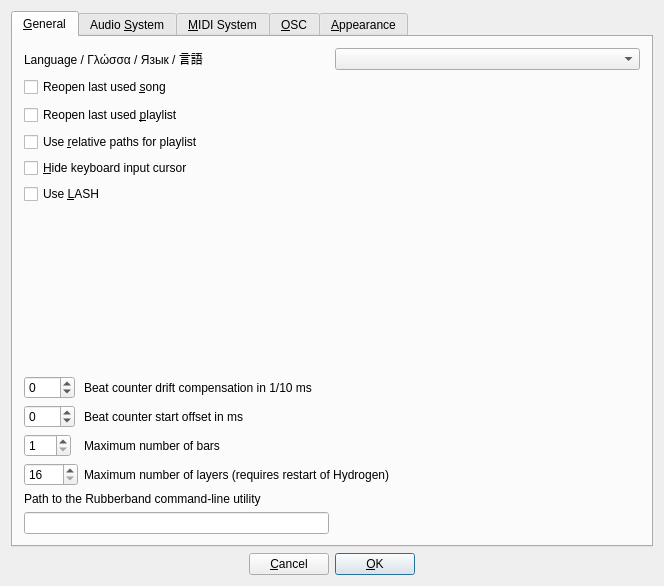
<?xml version="1.0" encoding="UTF-8"?>
<ui version="4.0">
 <class>PreferencesDialog_UI</class>
 <widget class="QDialog" name="PreferencesDialog_UI">
  <property name="geometry">
   <rect>
    <x>0</x>
    <y>0</y>
    <width>664</width>
    <height>586</height>
   </rect>
  </property>
  <layout class="QVBoxLayout" name="verticalLayout_4">
   <item>
    <widget class="QTabWidget" name="PreferencesTabs">
     <property name="sizePolicy">
      <sizepolicy hsizetype="Expanding" vsizetype="Expanding">
       <horstretch>0</horstretch>
       <verstretch>0</verstretch>
      </sizepolicy>
     </property>
     <property name="toolTip">
      <string/>
     </property>
     <property name="locale">
      <locale language="German" country="Germany"/>
     </property>
     <property name="tabShape">
      <enum>QTabWidget::Rounded</enum>
     </property>
     <property name="currentIndex">
      <number>0</number>
     </property>
     <widget class="QWidget" name="GeneralTab">
      <attribute name="title">
       <string>&amp;General</string>
      </attribute>
      <layout class="QVBoxLayout" name="verticalLayout_3">
       <item>
        <layout class="QHBoxLayout" name="languageHorizontalLayout">
         <item>
          <widget class="QLabel" name="languageLabel">
           <property name="text">
            <string>Language / Γλώσσα / Язык / 言語</string>
           </property>
          </widget>
         </item>
         <item>
          <widget class="QComboBox" name="languageComboBox"/>
         </item>
        </layout>
       </item>
       <item>
        <widget class="QCheckBox" name="restoreLastUsedSongCheckbox">
         <property name="minimumSize">
          <size>
           <width>0</width>
           <height>22</height>
          </size>
         </property>
         <property name="text">
          <string>Reopen last used &amp;song</string>
         </property>
         <property name="shortcut">
          <string>Alt+R</string>
         </property>
        </widget>
       </item>
       <item>
        <widget class="QCheckBox" name="restoreLastUsedPlaylistCheckbox">
         <property name="minimumSize">
          <size>
           <width>0</width>
           <height>22</height>
          </size>
         </property>
         <property name="text">
          <string>Reopen last used &amp;playlist</string>
         </property>
         <property name="shortcut">
          <string>Alt+R</string>
         </property>
        </widget>
       </item>
       <item>
        <widget class="QCheckBox" name="useRelativePlaylistPathsCheckbox">
         <property name="text">
          <string>Use &amp;relative paths for playlist</string>
         </property>
        </widget>
       </item>
       <item>
        <widget class="QCheckBox" name="hideKeyboardCursor">
         <property name="text">
          <string>&amp;Hide keyboard input cursor</string>
         </property>
        </widget>
       </item>
       <item>
        <widget class="QCheckBox" name="useLashCheckbox">
         <property name="text">
          <string>Use &amp;LASH</string>
         </property>
        </widget>
       </item>
       <item>
        <spacer name="verticalSpacer_3">
         <property name="orientation">
          <enum>Qt::Vertical</enum>
         </property>
         <property name="sizeHint" stdset="0">
          <size>
           <width>20</width>
           <height>114</height>
          </size>
         </property>
        </spacer>
       </item>
       <item>
        <layout class="QFormLayout" name="formLayout">
         <item row="0" column="0">
          <widget class="QSpinBox" name="sBcountOffset">
           <property name="toolTip">
            <string>first step, adjust timing mismatch between controller/keyboard trigger latency and computed bpm</string>
           </property>
           <property name="minimum">
            <number>-200</number>
           </property>
           <property name="maximum">
            <number>200</number>
           </property>
          </widget>
         </item>
         <item row="0" column="1">
          <widget class="QLabel" name="bClabel_2">
           <property name="text">
            <string>Beat counter drift compensation in 1/10 ms   </string>
           </property>
          </widget>
         </item>
         <item row="1" column="0">
          <widget class="QSpinBox" name="sBstartOffset">
           <property name="toolTip">
            <string>second step, adjust offset between last controller/keyboard trigger and the deferred sequencer startup </string>
           </property>
           <property name="minimum">
            <number>-500</number>
           </property>
           <property name="maximum">
            <number>500</number>
           </property>
          </widget>
         </item>
         <item row="1" column="1">
          <widget class="QLabel" name="label">
           <property name="text">
            <string>Beat counter start offset in ms    </string>
           </property>
          </widget>
         </item>
         <item row="2" column="0">
          <widget class="QSpinBox" name="sBmaxBars">
           <property name="toolTip">
            <string>second step, adjust offset between last controller/keyboard trigger and the deferred sequencer startup </string>
           </property>
           <property name="minimum">
            <number>1</number>
           </property>
           <property name="maximum">
            <number>800</number>
           </property>
          </widget>
         </item>
         <item row="3" column="0">
          <widget class="QSpinBox" name="sBmaxLayers">
           <property name="toolTip">
            <string>Maximum number of instrument layers</string>
           </property>
           <property name="minimum">
            <number>16</number>
           </property>
           <property name="maximum">
            <number>8192</number>
           </property>
          </widget>
         </item>
         <item row="3" column="1">
          <widget class="QLabel" name="lblMaxLayers">
           <property name="text">
            <string>Maximum number of layers (requires restart of Hydrogen)</string>
           </property>
          </widget>
         </item>
         <item row="2" column="1">
          <widget class="QLabel" name="label_3">
           <property name="text">
            <string>Maximum number of bars</string>
           </property>
          </widget>
         </item>
        </layout>
       </item>
       <item>
        <layout class="QGridLayout" name="gridLayout">
         <item row="0" column="0" colspan="2">
          <widget class="QLabel" name="pathToRubberbandExLable">
           <property name="text">
            <string>Path to the Rubberband command-line utility</string>
           </property>
          </widget>
         </item>
         <item row="1" column="1">
          <spacer name="horizontalSpacer">
           <property name="orientation">
            <enum>Qt::Horizontal</enum>
           </property>
           <property name="sizeHint" stdset="0">
            <size>
             <width>40</width>
             <height>20</height>
            </size>
           </property>
          </spacer>
         </item>
         <item row="1" column="0">
          <widget class="QLineEdit" name="rubberbandLineEdit">
           <property name="minimumSize">
            <size>
             <width>181</width>
             <height>0</height>
            </size>
           </property>
          </widget>
         </item>
        </layout>
       </item>
      </layout>
     </widget>
     <widget class="QWidget" name="AudioSystemTab">
      <attribute name="title">
       <string>Audio &amp;System</string>
      </attribute>
      <layout class="QHBoxLayout" name="horizontalLayout_7">
       <item>
        <layout class="QVBoxLayout" name="verticalLayout">
         <item>
          <layout class="QHBoxLayout" name="horizontalLayout"/>
         </item>
         <item>
          <layout class="QGridLayout">
           <item row="7" column="1">
            <widget class="QComboBox" name="trackOutputComboBox">
             <property name="currentIndex">
              <number>0</number>
             </property>
             <item>
              <property name="text">
               <string>Post-Fader</string>
              </property>
             </item>
             <item>
              <property name="text">
               <string>Pre-Fader</string>
              </property>
             </item>
            </widget>
           </item>
           <item row="4" column="1">
            <widget class="QLineEdit" name="m_pAudioDeviceTxt">
             <property name="sizePolicy">
              <sizepolicy hsizetype="Minimum" vsizetype="Fixed">
               <horstretch>0</horstretch>
               <verstretch>0</verstretch>
              </sizepolicy>
             </property>
            </widget>
           </item>
           <item row="6" column="0">
            <widget class="QLabel" name="sampleRateLbl">
             <property name="minimumSize">
              <size>
               <width>0</width>
               <height>22</height>
              </size>
             </property>
             <property name="text">
              <string>Sample rate</string>
             </property>
            </widget>
           </item>
           <item row="5" column="0">
            <widget class="QLabel" name="buffer_sizeLbl">
             <property name="minimumSize">
              <size>
               <width>0</width>
               <height>22</height>
              </size>
             </property>
             <property name="text">
              <string>Buffer size</string>
             </property>
            </widget>
           </item>
           <item row="7" column="0">
            <widget class="QLabel" name="trackOutputLbl">
             <property name="minimumSize">
              <size>
               <width>0</width>
               <height>22</height>
              </size>
             </property>
             <property name="text">
              <string>Track output</string>
             </property>
            </widget>
           </item>
           <item row="8" column="0">
            <widget class="QLabel" name="jackBBTSyncLbl">
             <property name="minimumSize">
              <size>
               <width>0</width>
               <height>22</height>
              </size>
             </property>
             <property name="toolTip">
              <string>Specifies the variable, which has to remain constant in order to guarantee a working synchronization and relocation in the presence of another Jack timebase master.</string>
             </property>
             <property name="text">
              <string>BBT sync method</string>
             </property>
            </widget>
           </item>
           <item row="8" column="1">
            <widget class="QComboBox" name="jackBBTSyncComboBox">
             <property name="minimumSize">
              <size>
               <width>0</width>
               <height>22</height>
              </size>
             </property>
             <property name="toolTip">
              <string>Specifies the variable, which has to remain constant in order to guarantee a working synchronization and relocation in the presence of another Jack timebase master.</string>
             </property>
             <item>
              <property name="text">
               <string>constant measure</string>
              </property>
             </item>
             <item>
              <property name="text">
               <string>matching bars</string>
              </property>
             </item>
            </widget>
           </item>
           <item row="4" column="0">
            <widget class="QLabel" name="audioDeviceLbl">
             <property name="text">
              <string>Device</string>
             </property>
            </widget>
           </item>
           <item row="5" column="1">
            <widget class="QSpinBox" name="bufferSizeSpinBox">
             <property name="minimumSize">
              <size>
               <width>0</width>
               <height>22</height>
              </size>
             </property>
             <property name="minimum">
              <number>100</number>
             </property>
             <property name="maximum">
              <number>5000</number>
             </property>
             <property name="singleStep">
              <number>100</number>
             </property>
             <property name="value">
              <number>1024</number>
             </property>
            </widget>
           </item>
           <item row="6" column="1">
            <widget class="QComboBox" name="sampleRateComboBox">
             <property name="currentIndex">
              <number>0</number>
             </property>
             <item>
              <property name="text">
               <string>44100</string>
              </property>
             </item>
             <item>
              <property name="text">
               <string>48000</string>
              </property>
             </item>
             <item>
              <property name="text">
               <string>88200</string>
              </property>
             </item>
             <item>
              <property name="text">
               <string>96000</string>
              </property>
             </item>
            </widget>
           </item>
           <item row="3" column="1">
            <widget class="QComboBox" name="driverComboBox"/>
           </item>
           <item row="3" column="0">
            <widget class="QLabel" name="label_6">
             <property name="text">
              <string>Audio System</string>
             </property>
            </widget>
           </item>
          </layout>
         </item>
         <item>
          <layout class="QVBoxLayout">
           <property name="spacing">
            <number>6</number>
           </property>
           <item>
            <widget class="QCheckBox" name="connectDefaultsCheckBox">
             <property name="text">
              <string>Connect to &amp;default JACK output ports</string>
             </property>
             <property name="shortcut">
              <string>Alt+D</string>
             </property>
            </widget>
           </item>
           <item>
            <widget class="QCheckBox" name="trackOutsCheckBox">
             <property name="text">
              <string>Create &amp;per-instrument JACK output ports</string>
             </property>
             <property name="shortcut">
              <string>Alt+D</string>
             </property>
            </widget>
           </item>
           <item>
            <widget class="QCheckBox" name="enableTimebaseCheckBox">
             <property name="text">
              <string>Enable JACK &amp;timebase master support</string>
             </property>
            </widget>
           </item>
          </layout>
         </item>
         <item>
          <widget class="QPushButton" name="restartDriverBtn">
           <property name="text">
            <string>Apply and restart output</string>
           </property>
          </widget>
         </item>
         <item>
          <spacer name="verticalSpacer">
           <property name="orientation">
            <enum>Qt::Vertical</enum>
           </property>
           <property name="sizeHint" stdset="0">
            <size>
             <width>331</width>
             <height>13</height>
            </size>
           </property>
          </spacer>
         </item>
         <item>
          <layout class="QGridLayout">
           <item row="0" column="1">
            <widget class="QSpinBox" name="maxVoicesTxt">
             <property name="minimumSize">
              <size>
               <width>0</width>
               <height>22</height>
              </size>
             </property>
             <property name="minimum">
              <number>1</number>
             </property>
             <property name="maximum">
              <number>512</number>
             </property>
            </widget>
           </item>
           <item row="1" column="1">
            <widget class="QSpinBox" name="metronomeVolumeSpinBox">
             <property name="enabled">
              <bool>false</bool>
             </property>
             <property name="minimumSize">
              <size>
               <width>0</width>
               <height>22</height>
              </size>
             </property>
             <property name="minimum">
              <number>1</number>
             </property>
             <property name="maximum">
              <number>100</number>
             </property>
            </widget>
           </item>
           <item row="1" column="0">
            <widget class="QLabel" name="TextLabel1_4">
             <property name="minimumSize">
              <size>
               <width>0</width>
               <height>22</height>
              </size>
             </property>
             <property name="text">
              <string>Metronome volume</string>
             </property>
            </widget>
           </item>
           <item row="0" column="0">
            <widget class="QLabel" name="textLabel3_3">
             <property name="text">
              <string>Polyphony</string>
             </property>
            </widget>
           </item>
          </layout>
         </item>
         <item>
          <layout class="QHBoxLayout" name="horizontalLayout_3">
           <item>
            <widget class="QLabel" name="resapelingLbl">
             <property name="text">
              <string>Interpolate resampling</string>
             </property>
            </widget>
           </item>
           <item>
            <widget class="QComboBox" name="resampleComboBox">
             <item>
              <property name="text">
               <string>Linear</string>
              </property>
             </item>
             <item>
              <property name="text">
               <string>Cosine</string>
              </property>
             </item>
             <item>
              <property name="text">
               <string>Third</string>
              </property>
             </item>
             <item>
              <property name="text">
               <string>Cubic</string>
              </property>
             </item>
             <item>
              <property name="text">
               <string>Hermite</string>
              </property>
             </item>
            </widget>
           </item>
          </layout>
         </item>
         <item>
          <spacer name="verticalSpacer_2">
           <property name="orientation">
            <enum>Qt::Vertical</enum>
           </property>
           <property name="sizeHint" stdset="0">
            <size>
             <width>331</width>
             <height>13</height>
            </size>
           </property>
          </spacer>
         </item>
        </layout>
       </item>
       <item>
        <widget class="QGroupBox" name="groupBox">
         <property name="title">
          <string>Audio output details</string>
         </property>
         <layout class="QVBoxLayout">
          <item>
           <widget class="QLabel" name="driverInfoLbl">
            <property name="text">
             <string>###</string>
            </property>
            <property name="alignment">
             <set>Qt::AlignTop</set>
            </property>
            <property name="wordWrap">
             <bool>true</bool>
            </property>
           </widget>
          </item>
         </layout>
        </widget>
       </item>
      </layout>
     </widget>
     <widget class="QWidget" name="MIDISystemTab">
      <attribute name="title">
       <string>&amp;MIDI System</string>
      </attribute>
      <layout class="QVBoxLayout" name="verticalLayout_5">
       <item>
        <layout class="QVBoxLayout" name="verticalLayout_2">
         <item>
          <layout class="QHBoxLayout" name="horizontalLayout_2">
           <item>
            <widget class="QLabel" name="textLabel1_5">
             <property name="text">
              <string>MIDI driver</string>
             </property>
            </widget>
           </item>
           <item>
            <widget class="QComboBox" name="m_pMidiDriverComboBox"/>
           </item>
          </layout>
         </item>
         <item>
          <layout class="QHBoxLayout" name="horizontalLayout_6">
           <item>
            <widget class="QLabel" name="textLabel1_3_2">
             <property name="minimumSize">
              <size>
               <width>0</width>
               <height>22</height>
              </size>
             </property>
             <property name="text">
              <string>Input</string>
             </property>
            </widget>
           </item>
           <item>
            <widget class="QComboBox" name="midiPortComboBox"/>
           </item>
          </layout>
         </item>
         <item>
          <layout class="QHBoxLayout" name="horizontalLayout_10">
           <property name="topMargin">
            <number>0</number>
           </property>
           <property name="bottomMargin">
            <number>0</number>
           </property>
           <item>
            <widget class="QLabel" name="label_5">
             <property name="text">
              <string>Output</string>
             </property>
            </widget>
           </item>
           <item>
            <widget class="QComboBox" name="midiOutportComboBox"/>
           </item>
          </layout>
         </item>
         <item>
          <layout class="QHBoxLayout" name="horizontalLayout_5">
           <item>
            <widget class="QLabel" name="textLabel1_3">
             <property name="minimumSize">
              <size>
               <width>0</width>
               <height>22</height>
              </size>
             </property>
             <property name="text">
              <string>Channel</string>
             </property>
            </widget>
           </item>
           <item>
            <widget class="QComboBox" name="midiPortChannelComboBox">
             <property name="minimumSize">
              <size>
               <width>0</width>
               <height>22</height>
              </size>
             </property>
             <item>
              <property name="text">
               <string>All</string>
              </property>
             </item>
             <item>
              <property name="text">
               <string>1</string>
              </property>
             </item>
             <item>
              <property name="text">
               <string>2</string>
              </property>
             </item>
             <item>
              <property name="text">
               <string>3</string>
              </property>
             </item>
             <item>
              <property name="text">
               <string>4</string>
              </property>
             </item>
             <item>
              <property name="text">
               <string>5</string>
              </property>
             </item>
             <item>
              <property name="text">
               <string>6</string>
              </property>
             </item>
             <item>
              <property name="text">
               <string>7</string>
              </property>
             </item>
             <item>
              <property name="text">
               <string>8</string>
              </property>
             </item>
             <item>
              <property name="text">
               <string>9</string>
              </property>
             </item>
             <item>
              <property name="text">
               <string>10</string>
              </property>
             </item>
             <item>
              <property name="text">
               <string>11</string>
              </property>
             </item>
             <item>
              <property name="text">
               <string>12</string>
              </property>
             </item>
             <item>
              <property name="text">
               <string>13</string>
              </property>
             </item>
             <item>
              <property name="text">
               <string>14</string>
              </property>
             </item>
             <item>
              <property name="text">
               <string>15</string>
              </property>
             </item>
             <item>
              <property name="text">
               <string>16</string>
              </property>
             </item>
            </widget>
           </item>
          </layout>
         </item>
         <item>
          <layout class="QHBoxLayout" name="horizontalLayout_4">
           <item>
            <widget class="QCheckBox" name="m_pIgnoreNoteOffCheckBox">
             <property name="text">
              <string>&amp;Ignore note-off</string>
             </property>
            </widget>
           </item>
          </layout>
         </item>
         <item>
          <widget class="QCheckBox" name="m_pEnableMidiFeedbackCheckBox">
           <property name="text">
            <string>&amp;Enable MIDI feedback</string>
           </property>
          </widget>
         </item>
         <item>
          <widget class="QCheckBox" name="m_pDiscardMidiMsgCheckbox">
           <property name="text">
            <string>&amp;Discard MIDI messages after action has been triggered</string>
           </property>
          </widget>
         </item>
         <item>
          <layout class="QHBoxLayout" name="horizontalLayout_8">
           <item>
            <widget class="QCheckBox" name="m_pFixedMapping">
             <property name="text">
              <string>&amp;Use output note as input note</string>
             </property>
            </widget>
           </item>
          </layout>
         </item>
        </layout>
       </item>
       <item>
        <widget class="MidiTable" name="midiTable"/>
       </item>
      </layout>
     </widget>
     <widget class="QWidget" name="OSCTab">
      <attribute name="title">
       <string>&amp;OSC</string>
      </attribute>
      <widget class="QWidget" name="oscWidget">
       <property name="geometry">
        <rect>
         <x>10</x>
         <y>17</y>
         <width>531</width>
         <height>471</height>
        </rect>
       </property>
       <layout class="QVBoxLayout" name="verticalLayout_8">
        <item>
         <layout class="QVBoxLayout" name="verticalLayout_7">
          <item>
           <widget class="QCheckBox" name="enableOscCheckbox">
            <property name="minimumSize">
             <size>
              <width>0</width>
              <height>22</height>
             </size>
            </property>
            <property name="text">
             <string>&amp;Enable OSC support</string>
            </property>
           </widget>
          </item>
          <item>
           <widget class="QCheckBox" name="enableOscFeedbackCheckbox">
            <property name="minimumSize">
             <size>
              <width>0</width>
              <height>22</height>
             </size>
            </property>
            <property name="text">
             <string>Enable OSC &amp;feedback</string>
            </property>
           </widget>
          </item>
          <item>
           <layout class="QGridLayout" name="gridLayout_4">
            <property name="verticalSpacing">
             <number>0</number>
            </property>
            <item row="0" column="0">
             <widget class="QLabel" name="incomingOscPortLabel">
              <property name="text">
               <string>Incoming port</string>
              </property>
             </widget>
            </item>
            <item row="0" column="3">
             <widget class="QSpinBox" name="incomingOscPortSpinBox">
              <property name="toolTip">
               <string>&lt;html&gt;&lt;head/&gt;&lt;body&gt;&lt;p&gt;Port which will be used to receive incoming OSC messages&lt;/p&gt;&lt;/body&gt;&lt;/html&gt;</string>
              </property>
              <property name="maximum">
               <number>20000</number>
              </property>
              <property name="value">
               <number>9000</number>
              </property>
             </widget>
            </item>
            <item row="0" column="2">
             <spacer name="horizontalSpacer_2">
              <property name="orientation">
               <enum>Qt::Horizontal</enum>
              </property>
              <property name="sizeHint" stdset="0">
               <size>
                <width>40</width>
                <height>20</height>
               </size>
              </property>
             </spacer>
            </item>
           </layout>
          </item>
         </layout>
        </item>
        <item>
         <layout class="QVBoxLayout" name="verticalLayout_10">
          <item>
           <layout class="QHBoxLayout" name="horizontalLayout_9">
            <property name="spacing">
             <number>6</number>
            </property>
            <item>
             <layout class="QVBoxLayout" name="verticalLayout_9">
              <item>
               <layout class="QGridLayout" name="gridLayout_3">
                <item row="2" column="0">
                 <widget class="QLabel" name="oscTemporaryPortLabel">
                  <property name="enabled">
                   <bool>true</bool>
                  </property>
                  <property name="wordWrap">
                   <bool>true</bool>
                  </property>
                 </widget>
                </item>
                <item row="2" column="1">
                 <widget class="QLineEdit" name="oscTemporaryPort">
                  <property name="enabled">
                   <bool>false</bool>
                  </property>
                  <property name="sizePolicy">
                   <sizepolicy hsizetype="Minimum" vsizetype="Fixed">
                    <horstretch>0</horstretch>
                    <verstretch>0</verstretch>
                   </sizepolicy>
                  </property>
                  <property name="maximumSize">
                   <size>
                    <width>68</width>
                    <height>16777215</height>
                   </size>
                  </property>
                 </widget>
                </item>
               </layout>
              </item>
             </layout>
            </item>
           </layout>
          </item>
         </layout>
        </item>
        <item>
         <spacer name="verticalSpacer_5">
          <property name="orientation">
           <enum>Qt::Vertical</enum>
          </property>
          <property name="sizeHint" stdset="0">
           <size>
            <width>20</width>
            <height>40</height>
           </size>
          </property>
         </spacer>
        </item>
       </layout>
      </widget>
     </widget>
     <widget class="QWidget" name="AppearanceTab">
      <attribute name="title">
       <string>&amp;Appearance</string>
      </attribute>
      <layout class="QVBoxLayout" name="verticalLayout_6">
       <item>
        <layout class="QGridLayout">
         <item row="0" column="1">
          <widget class="QFontComboBox" name="applicationFontComboBox"/>
         </item>
         <item row="3" column="0">
          <widget class="QLabel" name="fontSizeLabel">
           <property name="text">
            <string>Font size</string>
           </property>
          </widget>
         </item>
         <item row="1" column="1">
          <widget class="QFontComboBox" name="level2FontComboBox"/>
         </item>
         <item row="0" column="0" alignment="Qt::AlignLeft">
          <widget class="QLabel" name="applicationFontLbl">
           <property name="minimumSize">
            <size>
             <width>0</width>
             <height>22</height>
            </size>
           </property>
           <property name="toolTip">
            <string>Font used for most of the GUI including menus, headings, and the grids of the Song and Pattern Editor.</string>
           </property>
           <property name="frameShape">
            <enum>QFrame::NoFrame</enum>
           </property>
           <property name="text">
            <string>Application font</string>
           </property>
           <property name="alignment">
            <set>Qt::AlignCenter</set>
           </property>
          </widget>
         </item>
         <item row="4" column="1">
          <widget class="QComboBox" name="styleComboBox"/>
         </item>
         <item row="2" column="1">
          <widget class="QFontComboBox" name="level3FontComboBox"/>
         </item>
         <item row="3" column="1">
          <widget class="QComboBox" name="fontSizeComboBox">
           <item>
            <property name="text">
             <string>Small</string>
            </property>
           </item>
           <item>
            <property name="text">
             <string>Normal</string>
            </property>
           </item>
           <item>
            <property name="text">
             <string>Large</string>
            </property>
           </item>
          </widget>
         </item>
         <item row="2" column="0">
          <widget class="QLabel" name="level3FontLabel">
           <property name="toolTip">
            <string>Font used for larger buttons.</string>
           </property>
           <property name="text">
            <string>Widget font</string>
           </property>
          </widget>
         </item>
         <item row="1" column="0">
          <widget class="QLabel" name="level2FontLabel">
           <property name="toolTip">
            <string>Font used within listings, like for the names of the available Pattern and Instruments.</string>
           </property>
           <property name="text">
            <string>Item font</string>
           </property>
          </widget>
         </item>
         <item row="4" column="0">
          <widget class="QLabel" name="textLabel1_4">
           <property name="text">
            <string>Style</string>
           </property>
          </widget>
         </item>
        </layout>
       </item>
       <item>
        <layout class="QGridLayout">
         <item row="1" column="0">
          <widget class="QLabel" name="textLabel1">
           <property name="minimumSize">
            <size>
             <width>0</width>
             <height>22</height>
            </size>
           </property>
           <property name="text">
            <string>Meters falloff speed</string>
           </property>
          </widget>
         </item>
         <item row="1" column="1">
          <widget class="QComboBox" name="mixerFalloffComboBox">
           <property name="minimumSize">
            <size>
             <width>0</width>
             <height>22</height>
            </size>
           </property>
           <item>
            <property name="text">
             <string>Slow</string>
            </property>
           </item>
           <item>
            <property name="text">
             <string>Normal</string>
            </property>
           </item>
           <item>
            <property name="text">
             <string>Fast</string>
            </property>
           </item>
          </widget>
         </item>
        </layout>
       </item>
       <item>
        <layout class="QGridLayout" name="_2">
         <item row="0" column="1">
          <widget class="QComboBox" name="uiLayoutComboBox">
           <property name="minimumSize">
            <size>
             <width>0</width>
             <height>22</height>
            </size>
           </property>
           <item>
            <property name="text">
             <string>Single pane</string>
            </property>
           </item>
           <item>
            <property name="text">
             <string>Tabbed</string>
            </property>
           </item>
          </widget>
         </item>
         <item row="0" column="0">
          <widget class="QLabel" name="mixerFontLbl_2">
           <property name="minimumSize">
            <size>
             <width>0</width>
             <height>22</height>
            </size>
           </property>
           <property name="frameShape">
            <enum>QFrame::Box</enum>
           </property>
           <property name="lineWidth">
            <number>0</number>
           </property>
           <property name="midLineWidth">
            <number>0</number>
           </property>
           <property name="text">
            <string>Default interface layout</string>
           </property>
           <property name="alignment">
            <set>Qt::AlignLeading|Qt::AlignLeft|Qt::AlignVCenter</set>
           </property>
           <property name="margin">
            <number>0</number>
           </property>
          </widget>
         </item>
         <item row="1" column="0">
          <widget class="QLabel" name="uiScalingPolicyLabel">
           <property name="text">
            <string>High-resolution display scaling</string>
           </property>
          </widget>
         </item>
         <item row="1" column="1">
          <widget class="QComboBox" name="uiScalingPolicyComboBox">
           <item>
            <property name="text">
             <string>Prefer smaller</string>
            </property>
           </item>
           <item>
            <property name="text">
             <string>Scale to system setting</string>
            </property>
           </item>
           <item>
            <property name="text">
             <string>Prefer larger</string>
            </property>
           </item>
          </widget>
         </item>
        </layout>
       </item>
       <item>
        <layout class="QGridLayout" name="gridLayout_2">
         <item row="3" column="0" alignment="Qt::AlignTop">
          <widget class="QLabel" name="colorSelectionLabel">
           <property name="text">
            <string>Selected colors</string>
           </property>
           <property name="alignment">
            <set>Qt::AlignLeading|Qt::AlignLeft|Qt::AlignTop</set>
           </property>
          </widget>
         </item>
         <item row="2" column="0">
          <widget class="QLabel" name="coloringMethodAuxLabel">
           <property name="text">
            <string>Number of colors</string>
           </property>
          </widget>
         </item>
         <item row="0" column="1">
          <widget class="QComboBox" name="coloringMethodCombo"/>
         </item>
         <item row="0" column="0">
          <widget class="QLabel" name="label_2">
           <property name="minimumSize">
            <size>
             <width>308</width>
             <height>0</height>
            </size>
           </property>
           <property name="text">
            <string>Coloring method for Song Editor elements</string>
           </property>
          </widget>
         </item>
         <item row="2" column="1">
          <widget class="QSpinBox" name="coloringMethodAuxSpinBox">
           <property name="minimum">
            <number>1</number>
           </property>
           <property name="maximum">
            <number>50</number>
           </property>
          </widget>
         </item>
         <item row="3" column="1">
          <layout class="QGridLayout" name="colorSelectionGrid">
           <item row="0" column="0">
            <spacer name="horizontalSpacer_3">
             <property name="orientation">
              <enum>Qt::Horizontal</enum>
             </property>
             <property name="sizeHint" stdset="0">
              <size>
               <width>30</width>
               <height>20</height>
              </size>
             </property>
            </spacer>
           </item>
          </layout>
         </item>
        </layout>
       </item>
       <item>
        <widget class="QLabel" name="UIChangeWarningLabel">
         <property name="text">
          <string>&lt;html&gt;&lt;head/&gt;&lt;body&gt;&lt;p&gt;&lt;br/&gt;&lt;/p&gt;&lt;p&gt;&lt;br/&gt;&lt;/p&gt;&lt;/body&gt;&lt;/html&gt;</string>
         </property>
         <property name="wordWrap">
          <bool>true</bool>
         </property>
        </widget>
       </item>
       <item>
        <spacer name="verticalSpacer_4">
         <property name="orientation">
          <enum>Qt::Vertical</enum>
         </property>
         <property name="sizeHint" stdset="0">
          <size>
           <width>20</width>
           <height>169</height>
          </size>
         </property>
        </spacer>
       </item>
      </layout>
     </widget>
    </widget>
   </item>
   <item>
    <layout class="QHBoxLayout">
     <item>
      <spacer>
       <property name="orientation">
        <enum>Qt::Horizontal</enum>
       </property>
       <property name="sizeType">
        <enum>QSizePolicy::Expanding</enum>
       </property>
       <property name="sizeHint" stdset="0">
        <size>
         <width>184</width>
         <height>16</height>
        </size>
       </property>
      </spacer>
     </item>
     <item>
      <widget class="QPushButton" name="cancelBtn">
       <property name="sizePolicy">
        <sizepolicy hsizetype="Preferred" vsizetype="Preferred">
         <horstretch>0</horstretch>
         <verstretch>0</verstretch>
        </sizepolicy>
       </property>
       <property name="minimumSize">
        <size>
         <width>0</width>
         <height>22</height>
        </size>
       </property>
       <property name="text">
        <string>&amp;Cancel</string>
       </property>
       <property name="shortcut">
        <string>Alt+C</string>
       </property>
      </widget>
     </item>
     <item>
      <widget class="QPushButton" name="okBtn">
       <property name="sizePolicy">
        <sizepolicy hsizetype="Preferred" vsizetype="Preferred">
         <horstretch>0</horstretch>
         <verstretch>0</verstretch>
        </sizepolicy>
       </property>
       <property name="minimumSize">
        <size>
         <width>0</width>
         <height>22</height>
        </size>
       </property>
       <property name="text">
        <string>&amp;OK</string>
       </property>
       <property name="shortcut">
        <string>Alt+O</string>
       </property>
       <property name="default">
        <bool>true</bool>
       </property>
       <property name="flat">
        <bool>false</bool>
       </property>
      </widget>
     </item>
     <item>
      <spacer>
       <property name="orientation">
        <enum>Qt::Horizontal</enum>
       </property>
       <property name="sizeType">
        <enum>QSizePolicy::Expanding</enum>
       </property>
       <property name="sizeHint" stdset="0">
        <size>
         <width>183</width>
         <height>16</height>
        </size>
       </property>
      </spacer>
     </item>
    </layout>
   </item>
  </layout>
 </widget>
 <layoutdefault spacing="6" margin="11"/>
 <customwidgets>
  <customwidget>
   <class>MidiTable</class>
   <extends>QTableWidget</extends>
   <header location="global">../src/Widgets/MidiTable.h</header>
  </customwidget>
 </customwidgets>
 <resources/>
 <connections/>
</ui>
